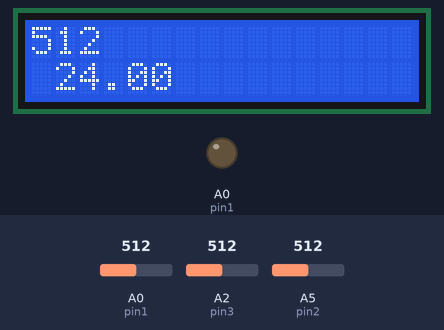
This sketch was run on a simulated Arduino Uno, built with avr-gcc and run on an emulated ATmega328P. Shown: 16×2 character LCD, output pins drawn as LEDs (lit = HIGH). The inputs (shaded band) are chosen by the test bench; at power-on: A0 (pin1) = 512, A2 (pin3) = 512, A5 (pin2) = 512. What the sketch prints to the serial monitor is not drawn.

Above: at 1.2 s.
1.3 s: A0 (pin1) set to 716
At 1.8 s:
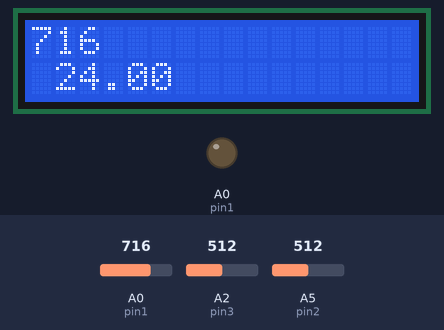
2.8 s: A0 (pin1) set to 900
At 4.0 s:
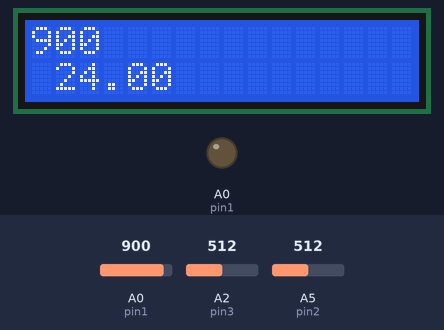
4.3 s: A0 (pin1) set to 1023
At 4.8 s:
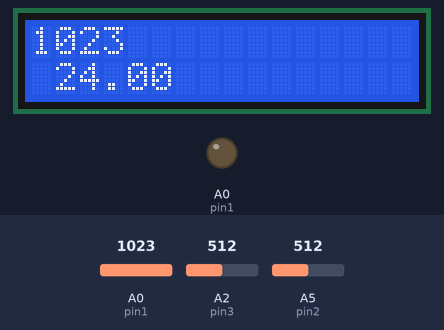
Timing chart, 0 to 7.3 s (numbered marks = the images above; inputs shaded):
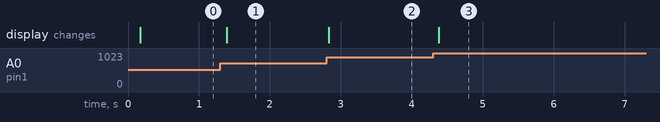

The sketch:

akash.ino
```cpp
#include <LiquidCrystal_I2C.h>


int lcdColumns =16;
int lcdRows =2;
int pin1=A0;
int pin2=A5;
int pin3=A2;
int average;
int sensorValue1 =0;
LiquidCrystal_I2C lcd(0x3F,16,2);  // set the LCD address to 0x27 for a 16 chars and 2 line display

void setup()
{
    Serial.begin(9600);
  lcd.init();                      // initialize the lcd
pinMode(pin1,OUTPUT);

  lcd.backlight();

}


void loop()
{
     sensorValue1  = analogRead(pin1);
   int sensorValue2 = analogRead(pin2);
   int sensorValue3= analogRead(pin3);

  float  average1=(pin1)/2;
  float  average2=(pin2)/2;
  float  average3=(pin3)/2;
float averages =average1+average3+average2;
  float voltage1 = average1 * (5.0 / 1023.0);
float voltage2 = average2*(5.0 / 1023.0);
float voltage3 = average3* (5.0 / 1023.0);
float voltages = voltage1 + voltage2 + voltage3 ;
  Serial.println(sensorValue1 );
   lcd.setCursor(0,0);
  lcd.print(sensorValue1);
 delay(100);
lcd.setCursor(1,1);
lcd.print(averages);
Serial.println(averages);

}
```

Measured:
- after the input at 1.3 s, the display: changes after 0.09 s (image 1)
- after the input at 2.8 s, the display: changes at once (image 2)
- after the input at 4.3 s, the display: changes after 0.08 s (image 3)
